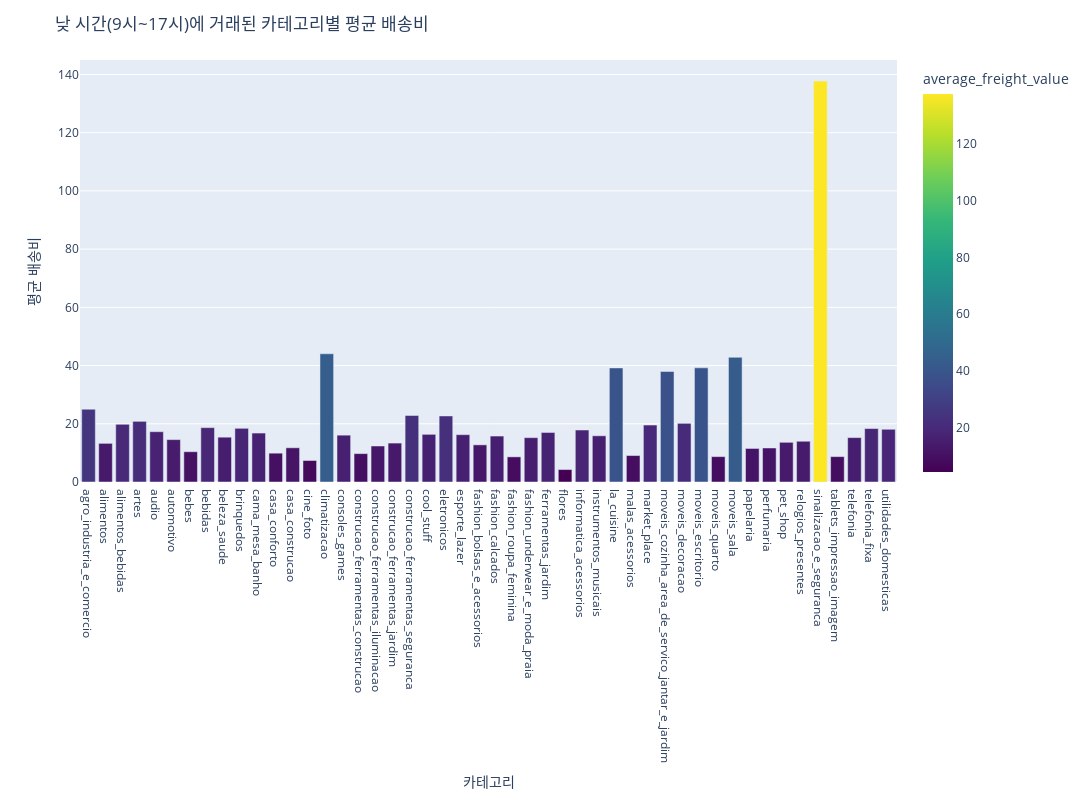

This figure's notebook cell:
### Markdown cell above
#### 낮에 거래된 카테고리별 배송비 평균

### Code cell
daytime_data = pd.merge(daytime_data, order_payments_data, on='order_id')
daytime_category_fee = daytime_data.groupby('product_category_name')['freight_value'].mean().reset_index()
daytime_category_fee = daytime_category_fee.rename(columns={'freight_value': 'average_freight_value'})

# 시각화
fig = px.bar(daytime_category_fee, x='product_category_name', y='average_freight_value', color='average_freight_value', color_continuous_scale='Viridis')
fig.update_layout(
    title='낮 시간(9시~17시)에 거래된 카테고리별 평균 배송비',
    xaxis_title='카테고리',
    yaxis_title='평균 배송비',
    width=1600,
    height=800
)
fig.show()

### Figure 1 — Plotly figure (JSON) as saved in the notebook; plotly's stock layout.template omitted (floating-point values rounded to 4 significant figures)
{"data": [{"alignmentgroup": "True", "hovertemplate": "product_category_name=%{x}<br>average_freight_value=%{marker.color}<extra></extra>", "legendgroup": "", "marker": {"color": [25.01, 13.28, 19.83, 20.84, 17.28, 14.56, 10.41, 18.68, 15.4, 18.45, 16.82, 9.906, 11.75, 7.39, 44.05, 16.09, 9.749, 12.37, 13.37, 22.85, 16.38, 22.7, 16.26, 12.76, 15.79, 8.64, 15.23, 17.02, 4.28, 17.86, 15.87, 39.19, 9.09, 19.57, 37.97, 20.15, 39.22, 8.72, 42.84, 11.53, 11.69, 13.64, 14.0, 137.7, 8.72, 15.25, 18.36, 18.12], "coloraxis": "coloraxis", "pattern": {"shape": ""}}, "name": "", "offsetgroup": "", "orientation": "v", "showlegend": false, "textposition": "auto", "type": "bar", "x": ["agro_industria_e_comercio", "alimentos", "alimentos_bebidas", "artes", "audio", "automotivo", "bebes", "bebidas", "beleza_saude", "brinquedos", "cama_mesa_banho", "casa_conforto", "casa_construcao", "cine_foto", "climatizacao", "consoles_games", "construcao_ferramentas_construcao", "construcao_ferramentas_iluminacao", "construcao_ferramentas_jardim", "construcao_ferramentas_seguranca", "cool_stuff", "eletronicos", "esporte_lazer", "fashion_bolsas_e_acessorios", "fashion_calcados", "fashion_roupa_feminina", "fashion_underwear_e_moda_praia", "ferramentas_jardim", "flores", "informatica_acessorios", "instrumentos_musicais", "la_cuisine", "malas_acessorios", "market_place", "moveis_cozinha_area_de_servico_jantar_e_jardim", "moveis_decoracao", "moveis_escritorio", "moveis_quarto", "moveis_sala", "papelaria", "perfumaria", "pet_shop", "relogios_presentes", "sinalizacao_e_seguranca", "tablets_impressao_imagem", "telefonia", "telefonia_fixa", "utilidades_domesticas"], "xaxis": "x", "y": [25.01, 13.28, 19.83, 20.84, 17.28, 14.56, 10.41, 18.68, 15.4, 18.45, 16.82, 9.906, 11.75, 7.39, 44.05, 16.09, 9.749, 12.37, 13.37, 22.85, 16.38, 22.7, 16.26, 12.76, 15.79, 8.64, 15.23, 17.02, 4.28, 17.86, 15.87, 39.19, 9.09, 19.57, 37.97, 20.15, 39.22, 8.72, 42.84, 11.53, 11.69, 13.64, 14.0, 137.7, 8.72, 15.25, 18.36, 18.12], "yaxis": "y"}], "layout": {"barmode": "relative", "coloraxis": {"colorbar": {"title": {"text": "average_freight_value"}}, "colorscale": [[0, "#440154"], [0.1111, "#482878"], [0.2222, "#3e4989"], [0.3333, "#31688e"], [0.4444, "#26828e"], [0.5556, "#1f9e89"], [0.6667, "#35b779"], [0.7778, "#6ece58"], [0.8889, "#b5de2b"], [1, "#fde725"]]}, "height": 800, "legend": {"tracegroupgap": 0}, "margin": {"t": 60}, "title": {"text": "낮 시간(9시~17시)에 거래된 카테고리별 평균 배송비"}, "width": 1600, "xaxis": {"anchor": "y", "domain": [0, 1], "title": {"text": "카테고리"}}, "yaxis": {"anchor": "x", "domain": [0, 1], "title": {"text": "평균 배송비"}}}}
